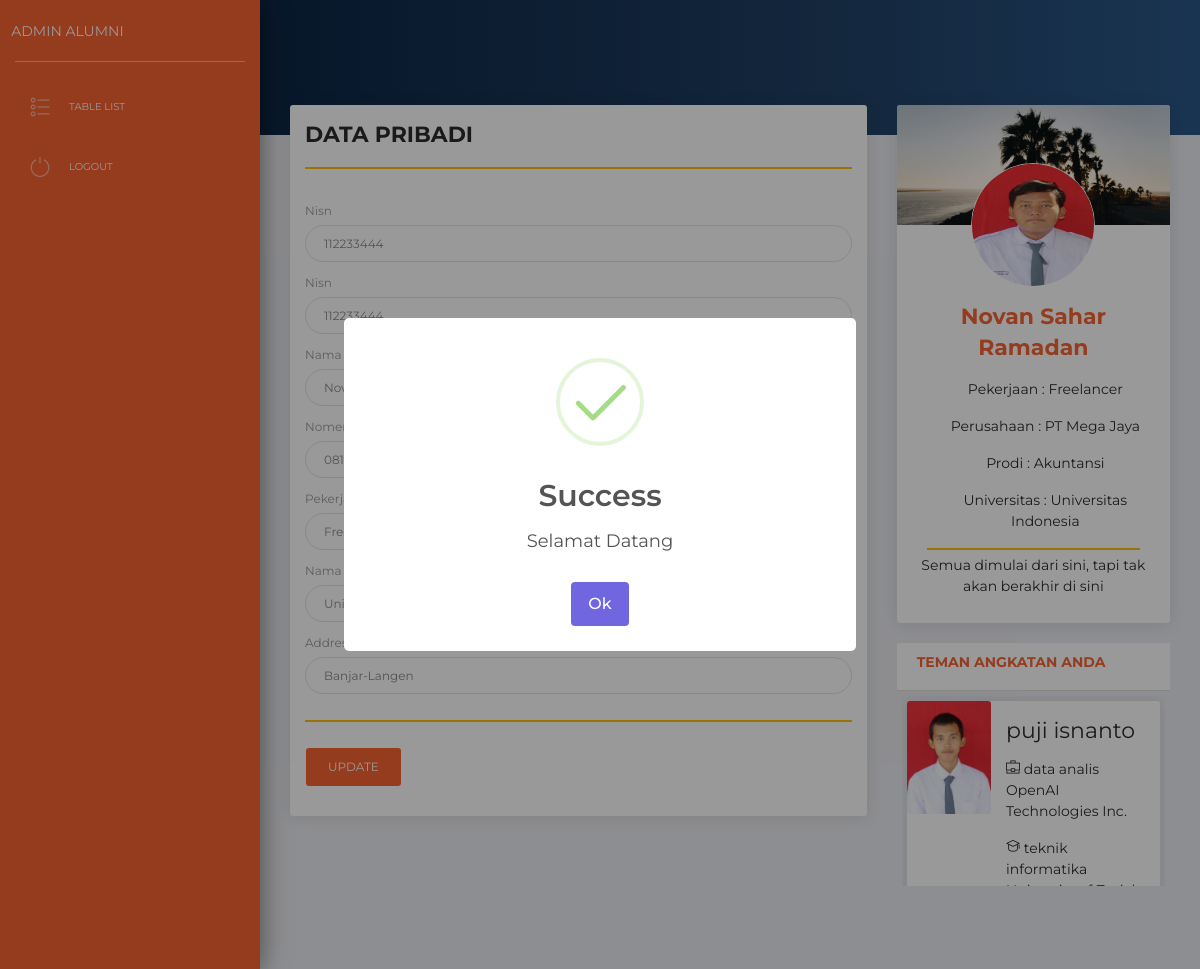
Screenshot of /backend_alumni/pages/user.php (signed in) with the database file from the repository.
### tables this page shows
CREATE TABLE `alumni` (
  `nisn` varchar(12) NOT NULL,
  `nama_lengkap` varchar(255) NOT NULL,
  `email` varchar(255) NOT NULL,
  `alamat` text NOT NULL,
  `pekerjaan` varchar(255) NOT NULL,
  `nama_perusahaan` varchar(255) NOT NULL,
  `motto` varchar(255) NOT NULL,
  `foto` varchar(255) NOT NULL,
  `password` varchar(255) NOT NULL,
  `angkatan` year(4) NOT NULL,
  `prodi` varchar(255) NOT NULL,
  `nama_universitas` varchar(255) NOT NULL,
  `no_hp` varchar(15) NOT NULL
);

### backend_alumni/pages/user.php (the view, shortened to what this page needs)
<?php include '../app/header.php'; ?>
<?php include '../app/sidebar.php'; ?>
<?php include '../app/navbar.php'; ?>
<?php
require 'proses/koneksi.php';
$nisn = $_SESSION['nisn'];
$result = mysqli_query($conn, "SELECT * FROM alumni where nisn = '$nisn' ");
$data = mysqli_fetch_assoc($result);
?>
<div class="panel-header panel-header-sm">
</div>
<div class="content">
    <div class="row">
        <div class="col-md-8">
            <div class="card">
                <div class="card-header">
                    <h5 class="title">DATA PRIBADI
                        <hr class="border border-warning border-3 opacity-75">
                    </h5>
                </div>
                <div class="card-body">
                    <form>
                        <div class="row">
                            <div class="col-12">
                                <div class="form-group">
                                    <label>Nisn</label>
                                    <input type="text" class="form-control bg-white" disabled=""
                                        value="<?= $data['nisn']; ?>" required>
                                </div>
                            </div>
                            <div class="col-12">
                                <div class="form-group">
                                    <label>Nisn</label>
                                    <input type="text" class="form-control bg-white" disabled=""
                                        value="<?= $data['nisn']; ?>" required>
                                </div>
                            </div>
                            <div class="col-6">
                                <div class="form-group">
                                    <label>Nama</label>
                                </div>
                            </div>
                            <div class="col-6">
                                <div class="form-group">
                                    <label for="exampleInputEmail1">Email</label>
                                </div>
                            </div>
                        </div>
                        <div class="row">
                            <div class="col-6">
                                <div class="form-group">
                                    <label>Nomer Hp</label>
                                </div>
                            </div>
                            <div class="col-6">
                                <div class="form-group">
                                    <label>Angkatan</label>
                                </div>
                            </div>
                        </div>
                        <div class="row">
                            <div class="col-6">
                                <div class="form-group">
                                    <label>Pekerjaan</label>
                                </div>
                            </div>
                            <div class="col-6">
                                <div class="form-group">
                                    <label>Perusahaan</label>
                                </div>
                            </div>
                            <div class="col-6">
                                <div class="form-group">
                                    <label>Nama Universitas</label>
                                </div>
                            </div>
                            <div class="col-6">
                                <div class="form-group">
                                    <label>Prodi</label>
                                </div>
                            </div>
                        </div>
                        <div class="row">
                            <div class="col-12">
                                <div class="form-group">
                                    <label>Address</label>
                                    <input type="text" required class="form-control bg-white" disabled=""
                                        value="<?= $data['alamat']; ?>">
                                </div>
                            </div>
                        </div>
                        <hr class="border border-warning">
                        <div class="row">
                            <div class="col-md-12">
                                <div class="form-group">
                                    <a href="tables.php?hai=<?= $data['nisn']; ?>" class="btn btn-primary"
                                        role="button" data-bs-toggle="button"
                                        >UPDATE</a>
                                </div>
                            </div>
                        </div>
                    </form>
                </div>
            </div>
        </div>
        <div class="col-md-4">
            <div class="card card-user">
                <div class="image">
                </div>
                <div class="card-body">
                    <div class="author">
                            <img class="avatar border-gray" src="../../backend/examples/img/<?= $data['foto'];?>">
                            <h5 class="title text-primary" ><?= $data['nama_lengkap']; ?></h5>
                        <p class=" ml-4 text-center">
                            Pekerjaan : <?= $data['pekerjaan']; ?>
                        </p>
                         <p class=" ml-4 text-center">Perusahaan : <?= $data['nama_perusahaan']; ?></p>
                        <p class=" ml-4 text-center">Prodi : <?= $data['prodi']; ?></p>
                        <p class=" ml-4 text-center">Universitas : <?=$data['nama_universitas'];?></p>
                    </div>
                    <hr class="border border-warning">
                    <div class="button-container">
                        <p><?= $data['motto']; ?></p>
                    </div>
                </div>
            </div>
            <div class="card-header h-4 bg-white">
                <a href='detail-teman.php?angkatan=<?=$data['angkatan'] ?>'><h6 class="text-primary">Teman Angkatan Anda</h6></a>
            </div>
            <div class="v-scroll">
                <?php
                    $nama = $data['nama_lengkap'];
                    $angkatan = $data['angkatan'];
                    $result2 = mysqli_query($conn, "SELECT * FROM alumni WHERE angkatan = '$angkatan'  AND nama_lengkap != '$nama' LIMIT 10");
                    foreach ($result2 as $row):
                ?>
                <div class="card mb-3" style="max-width: 540px;">
                    <div class="row no-gutters">
                        <div class="col-md-4 ">
                            <img src="../../backend/examples/img/<?=$row['foto'];?>" style="" alt="...">
                        </div>
                        <div class="col-md-8">
                            <div class="card-body">
                                <h5 class="card-title "><?= $row['nama_lengkap'];?></h5>
                                <p class="card-text mb-3">
                                    <i class="now-ui-icons business_briefcase-24"></i>
                                    <?= $row['pekerjaan'];?><br>
                                    <?= $row['nama_perusahaan'];?>
                                </p>
                                <p class="card-text">
                                    <i class="now-ui-icons education_hat"></i>
                                    <?= $row['prodi'];?><br>
                                </p>
                            </div>
                        </div>
                    </div>
                </div>
                <?php endforeach ?>
            </div>
        </div>
    </div>
</div>
<footer class="footer">
</footer>
</div>
</div>
</body>
</html>

### rows the page displays
alumni: nisn "112233444", alamat "Banjar-Langen", foto (picture), nama_lengkap "Novan Sahar Ramadan", pekerjaan "Freelancer", nama_perusahaan "PT Mega Jaya", prodi "Akuntansi", nama_universitas "Universitas Indonesia", motto "Semua dimulai dari sini, tapi tak akan berakhir di sini"
alumni: foto (picture), nama_lengkap "puji isnanto", pekerjaan "data analis", nama_perusahaan "OpenAI Technologies Inc.", prodi "teknik informatika"
